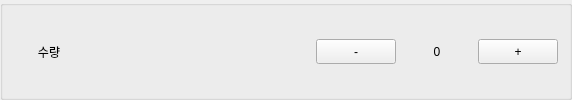
               <widget class="QGroupBox" name="groupBox_count">
                <property name="sizePolicy">
                 <sizepolicy hsizetype="Preferred" vsizetype="Fixed">
                  <horstretch>0</horstretch>
                  <verstretch>0</verstretch>
                 </sizepolicy>
                </property>
                <property name="minimumSize">
                 <size>
                  <width>0</width>
                  <height>50</height>
                 </size>
                </property>
                <property name="title">
                 <string/>
                </property>
                <layout class="QHBoxLayout" name="horizontalLayout">
                 <item>
                  <widget class="QLabel" name="label_2">
                   <property name="sizePolicy">
                    <sizepolicy hsizetype="Fixed" vsizetype="Preferred">
                     <horstretch>0</horstretch>
                     <verstretch>0</verstretch>
                    </sizepolicy>
                   </property>
                   <property name="minimumSize">
                    <size>
                     <width>70</width>
                     <height>0</height>
                    </size>
                   </property>
                   <property name="text">
                    <string>수량</string>
                   </property>
                   <property name="alignment">
                    <set>Qt::AlignCenter</set>
                   </property>
                  </widget>
                 </item>
                 <item>
                  <widget class="QLabel" name="label_4">
                   <property name="sizePolicy">
                    <sizepolicy hsizetype="Fixed" vsizetype="Preferred">
                     <horstretch>0</horstretch>
                     <verstretch>0</verstretch>
                    </sizepolicy>
                   </property>
                   <property name="minimumSize">
                    <size>
                     <width>220</width>
                     <height>0</height>
                    </size>
                   </property>
                   <property name="text">
                    <string/>
                   </property>
                  </widget>
                 </item>
                 <item>
                  <widget class="QPushButton" name="pushButton_minus">
                   <property name="sizePolicy">
                    <sizepolicy hsizetype="Fixed" vsizetype="Fixed">
                     <horstretch>0</horstretch>
                     <verstretch>0</verstretch>
                    </sizepolicy>
                   </property>
                   <property name="minimumSize">
                    <size>
                     <width>25</width>
                     <height>25</height>
                    </size>
                   </property>
                   <property name="text">
                    <string>-</string>
                   </property>
                  </widget>
                 </item>
                 <item>
                  <widget class="QLabel" name="label_count">
                   <property name="sizePolicy">
                    <sizepolicy hsizetype="Fixed" vsizetype="Preferred">
                     <horstretch>0</horstretch>
                     <verstretch>0</verstretch>
                    </sizepolicy>
                   </property>
                   <property name="minimumSize">
                    <size>
                     <width>70</width>
                     <height>0</height>
                    </size>
                   </property>
                   <property name="text">
                    <string>0</string>
                   </property>
                   <property name="alignment">
                    <set>Qt::AlignCenter</set>
                   </property>
                  </widget>
                 </item>
                 <item>
                  <widget class="QPushButton" name="pushButton_plus">
                   <property name="sizePolicy">
                    <sizepolicy hsizetype="Fixed" vsizetype="Fixed">
                     <horstretch>0</horstretch>
                     <verstretch>0</verstretch>
                    </sizepolicy>
                   </property>
                   <property name="minimumSize">
                    <size>
                     <width>25</width>
                     <height>25</height>
                    </size>
                   </property>
                   <property name="text">
                    <string>+</string>
                   </property>
                  </widget>
                 </item>
                </layout>
               </widget>
